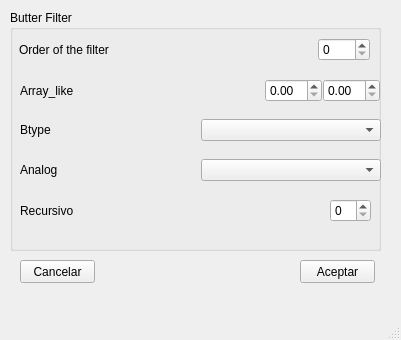
<?xml version="1.0" encoding="UTF-8"?>
<ui version="4.0">
 <class>GraphConfig</class>
 <widget class="QMainWindow" name="GraphConfig">
  <property name="geometry">
   <rect>
    <x>0</x>
    <y>0</y>
    <width>401</width>
    <height>340</height>
   </rect>
  </property>
  <property name="windowTitle">
   <string>Configurar Filtros</string>
  </property>
  <property name="autoFillBackground">
   <bool>false</bool>
  </property>
  <property name="documentMode">
   <bool>false</bool>
  </property>
  <property name="tabShape">
   <enum>QTabWidget::Rounded</enum>
  </property>
  <property name="unifiedTitleAndToolBarOnMac">
   <bool>false</bool>
  </property>
  <widget class="QWidget" name="centralwidget">
   <widget class="QGroupBox" name="groupBox">
    <property name="geometry">
     <rect>
      <x>10</x>
      <y>10</y>
      <width>371</width>
      <height>241</height>
     </rect>
    </property>
    <property name="title">
     <string>Butter Filter</string>
    </property>
    <widget class="QWidget" name="verticalLayoutWidget">
     <property name="geometry">
      <rect>
       <x>9</x>
       <y>19</y>
       <width>361</width>
       <height>41</height>
      </rect>
     </property>
     <layout class="QVBoxLayout" name="verticalLayout">
      <property name="spacing">
       <number>0</number>
      </property>
      <item>
       <layout class="QHBoxLayout" name="horizontalLayout" stretch="2,8,2,0">
        <item>
         <widget class="QLabel" name="label">
          <property name="text">
           <string>Order of the filter</string>
          </property>
         </widget>
        </item>
        <item>
         <spacer name="horizontalSpacer_4">
          <property name="orientation">
           <enum>Qt::Horizontal</enum>
          </property>
          <property name="sizeHint" stdset="0">
           <size>
            <width>40</width>
            <height>20</height>
           </size>
          </property>
         </spacer>
        </item>
        <item>
         <widget class="QSpinBox" name="order"/>
        </item>
        <item>
         <spacer name="horizontalSpacer_5">
          <property name="orientation">
           <enum>Qt::Horizontal</enum>
          </property>
          <property name="sizeHint" stdset="0">
           <size>
            <width>10</width>
            <height>10</height>
           </size>
          </property>
         </spacer>
        </item>
       </layout>
      </item>
     </layout>
    </widget>
    <widget class="QWidget" name="verticalLayoutWidget_2">
     <property name="geometry">
      <rect>
       <x>10</x>
       <y>60</y>
       <width>361</width>
       <height>41</height>
      </rect>
     </property>
     <layout class="QVBoxLayout" name="verticalLayout_2">
      <property name="spacing">
       <number>0</number>
      </property>
      <item>
       <layout class="QHBoxLayout" name="horizontalLayout_7">
        <item>
         <widget class="QLabel" name="label_7">
          <property name="text">
           <string>Array_like</string>
          </property>
         </widget>
        </item>
        <item>
         <spacer name="horizontalSpacer_3">
          <property name="orientation">
           <enum>Qt::Horizontal</enum>
          </property>
          <property name="sizeHint" stdset="0">
           <size>
            <width>200</width>
            <height>20</height>
           </size>
          </property>
         </spacer>
        </item>
        <item>
         <widget class="QDoubleSpinBox" name="numA">
          <property name="prefix">
           <string/>
          </property>
         </widget>
        </item>
        <item>
         <spacer name="horizontalSpacer">
          <property name="orientation">
           <enum>Qt::Horizontal</enum>
          </property>
          <property name="sizeHint" stdset="0">
           <size>
            <width>10</width>
            <height>5</height>
           </size>
          </property>
         </spacer>
        </item>
        <item>
         <widget class="QDoubleSpinBox" name="numB"/>
        </item>
        <item>
         <spacer name="horizontalSpacer_2">
          <property name="orientation">
           <enum>Qt::Horizontal</enum>
          </property>
          <property name="sizeHint" stdset="0">
           <size>
            <width>10</width>
            <height>20</height>
           </size>
          </property>
         </spacer>
        </item>
       </layout>
      </item>
     </layout>
    </widget>
    <widget class="QWidget" name="verticalLayoutWidget_3">
     <property name="geometry">
      <rect>
       <x>10</x>
       <y>100</y>
       <width>361</width>
       <height>41</height>
      </rect>
     </property>
     <layout class="QVBoxLayout" name="verticalLayout_3">
      <property name="spacing">
       <number>0</number>
      </property>
      <item>
       <layout class="QHBoxLayout" name="horizontalLayout_8">
        <item>
         <widget class="QLabel" name="label_8">
          <property name="text">
           <string>Btype</string>
          </property>
         </widget>
        </item>
        <item>
         <widget class="QComboBox" name="comboBoxType"/>
        </item>
       </layout>
      </item>
     </layout>
    </widget>
    <widget class="QWidget" name="verticalLayoutWidget_4">
     <property name="geometry">
      <rect>
       <x>10</x>
       <y>140</y>
       <width>361</width>
       <height>41</height>
      </rect>
     </property>
     <layout class="QVBoxLayout" name="verticalLayout_5">
      <property name="spacing">
       <number>0</number>
      </property>
      <item>
       <layout class="QHBoxLayout" name="horizontalLayout_10">
        <item>
         <widget class="QLabel" name="label_10">
          <property name="text">
           <string>Analog</string>
          </property>
         </widget>
        </item>
        <item>
         <widget class="QComboBox" name="comboBoxAnalog"/>
        </item>
       </layout>
      </item>
     </layout>
    </widget>
    <widget class="QWidget" name="verticalLayoutWidget_5">
     <property name="geometry">
      <rect>
       <x>10</x>
       <y>180</y>
       <width>361</width>
       <height>41</height>
      </rect>
     </property>
     <layout class="QVBoxLayout" name="verticalLayout_10">
      <property name="spacing">
       <number>0</number>
      </property>
      <item>
       <layout class="QHBoxLayout" name="horizontalLayout_15">
        <item>
         <widget class="QLabel" name="label_15">
          <property name="text">
           <string>Recursivo</string>
          </property>
         </widget>
        </item>
        <item>
         <spacer name="horizontalSpacer_6">
          <property name="orientation">
           <enum>Qt::Horizontal</enum>
          </property>
          <property name="sizeType">
           <enum>QSizePolicy::Expanding</enum>
          </property>
          <property name="sizeHint" stdset="0">
           <size>
            <width>10</width>
            <height>20</height>
           </size>
          </property>
         </spacer>
        </item>
        <item>
         <widget class="QSpinBox" name="recursivo">
          <property name="maximum">
           <number>20</number>
          </property>
         </widget>
        </item>
        <item>
         <spacer name="horizontalSpacer_7">
          <property name="orientation">
           <enum>Qt::Horizontal</enum>
          </property>
          <property name="sizeType">
           <enum>QSizePolicy::Minimum</enum>
          </property>
          <property name="sizeHint" stdset="0">
           <size>
            <width>10</width>
            <height>10</height>
           </size>
          </property>
         </spacer>
        </item>
       </layout>
      </item>
     </layout>
    </widget>
   </widget>
   <widget class="QPushButton" name="cancelar">
    <property name="geometry">
     <rect>
      <x>20</x>
      <y>260</y>
      <width>75</width>
      <height>23</height>
     </rect>
    </property>
    <property name="text">
     <string>Cancelar</string>
    </property>
   </widget>
   <widget class="QPushButton" name="aceptar">
    <property name="geometry">
     <rect>
      <x>300</x>
      <y>260</y>
      <width>75</width>
      <height>23</height>
     </rect>
    </property>
    <property name="text">
     <string>Aceptar</string>
    </property>
   </widget>
  </widget>
  <widget class="QStatusBar" name="statusbar"/>
  <action name="actionabrir_archivo">
   <property name="text">
    <string>abrir archivo</string>
   </property>
  </action>
 </widget>
 <resources/>
 <connections/>
</ui>
